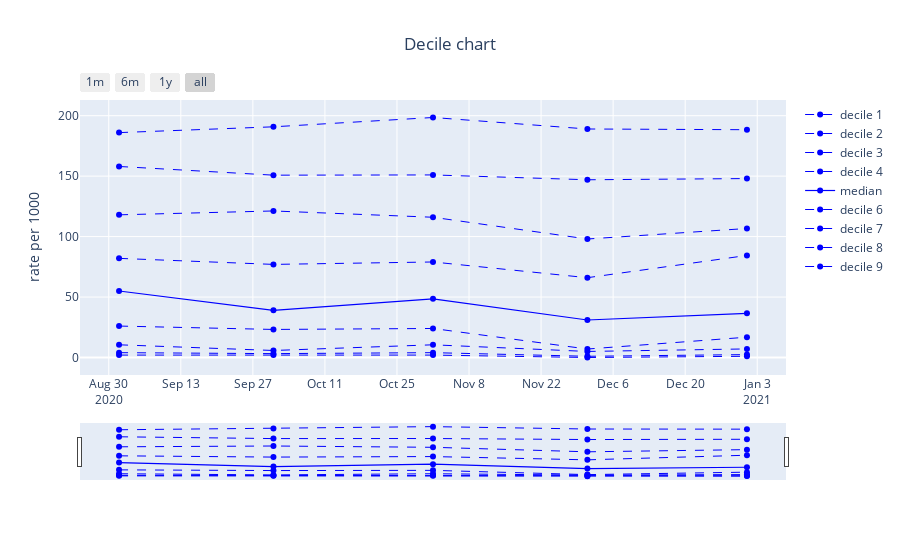

Write notebook code for a chart like this one.
### Code cell
practice_df = pd.read_csv('../output/input_practice_count.csv')
practices_dict =calculate_statistics_practices(data_dict['practice'], practice_df,end_date)
print(f'Practices included entire period: {practices_dict["total"]["number"]} ({practices_dict["total"]["percent"]}%)')
print(f'Practices included within last year: {practices_dict["year"]["number"]} ({practices_dict["year"]["percent"]}%)')
print(f'Practices included within last 3 months: {practices_dict["months_3"]["number"]} ({practices_dict["months_3"]["percent"]}%)')
interactive_deciles_chart(data_dict['practice'], period_column='date', column='event', title='Decile chart',ylabel='rate per 1000')

### Figure 1 — Plotly figure (JSON) as saved in the notebook; plotly's stock layout.template omitted (floating-point values rounded to 4 significant figures)
{"data": [{"line": {"color": "blue", "dash": "dash", "width": 1}, "name": "decile 1", "type": "scatter", "x": ["2020-09-01T00:00:00", "2020-10-01T00:00:00", "2020-11-01T00:00:00", "2020-12-01T00:00:00", "2021-01-01T00:00:00"], "y": [2, 2, 2, 0, 1]}, {"line": {"color": "blue", "dash": "dash", "width": 1}, "name": "decile 2", "type": "scatter", "x": ["2020-09-01T00:00:00", "2020-10-01T00:00:00", "2020-11-01T00:00:00", "2020-12-01T00:00:00", "2021-01-01T00:00:00"], "y": [4, 3.2, 4, 1, 2.4]}, {"line": {"color": "blue", "dash": "dash", "width": 1}, "name": "decile 3", "type": "scatter", "x": ["2020-09-01T00:00:00", "2020-10-01T00:00:00", "2020-11-01T00:00:00", "2020-12-01T00:00:00", "2021-01-01T00:00:00"], "y": [10.5, 5.8, 10.5, 5, 7.1]}, {"line": {"color": "blue", "dash": "dash", "width": 1}, "name": "decile 4", "type": "scatter", "x": ["2020-09-01T00:00:00", "2020-10-01T00:00:00", "2020-11-01T00:00:00", "2020-12-01T00:00:00", "2021-01-01T00:00:00"], "y": [26, 23.2, 24, 7, 16.8]}, {"line": {"color": "blue", "dash": "solid", "width": 1.2}, "name": "median", "type": "scatter", "x": ["2020-09-01T00:00:00", "2020-10-01T00:00:00", "2020-11-01T00:00:00", "2020-12-01T00:00:00", "2021-01-01T00:00:00"], "y": [55, 39, 48.5, 31, 36.5]}, {"line": {"color": "blue", "dash": "dash", "width": 1}, "name": "decile 6", "type": "scatter", "x": ["2020-09-01T00:00:00", "2020-10-01T00:00:00", "2020-11-01T00:00:00", "2020-12-01T00:00:00", "2021-01-01T00:00:00"], "y": [82, 77.0, 79, 66, 84.4]}, {"line": {"color": "blue", "dash": "dash", "width": 1}, "name": "decile 7", "type": "scatter", "x": ["2020-09-01T00:00:00", "2020-10-01T00:00:00", "2020-11-01T00:00:00", "2020-12-01T00:00:00", "2021-01-01T00:00:00"], "y": [118.0, 121.2, 116, 98.0, 106.7]}, {"line": {"color": "blue", "dash": "dash", "width": 1}, "name": "decile 8", "type": "scatter", "x": ["2020-09-01T00:00:00", "2020-10-01T00:00:00", "2020-11-01T00:00:00", "2020-12-01T00:00:00", "2021-01-01T00:00:00"], "y": [158, 150.8, 151, 147, 148]}, {"line": {"color": "blue", "dash": "dash", "width": 1}, "name": "decile 9", "type": "scatter", "x": ["2020-09-01T00:00:00", "2020-10-01T00:00:00", "2020-11-01T00:00:00", "2020-12-01T00:00:00", "2021-01-01T00:00:00"], "y": [186, 190.8, 198.5, 189, 188.4]}], "layout": {"hovermode": "x", "title": {"text": "Decile chart", "x": 0.5}, "xaxis": {"rangeselector": {"buttons": [{"count": 1, "label": "1m", "step": "month", "stepmode": "backward"}, {"count": 6, "label": "6m", "step": "month", "stepmode": "backward"}, {"count": 1, "label": "1y", "step": "year", "stepmode": "backward"}, {"step": "all"}]}, "rangeslider": {"visible": true}, "type": "date"}, "yaxis": {"title": {"text": "rate per 1000"}}}}
